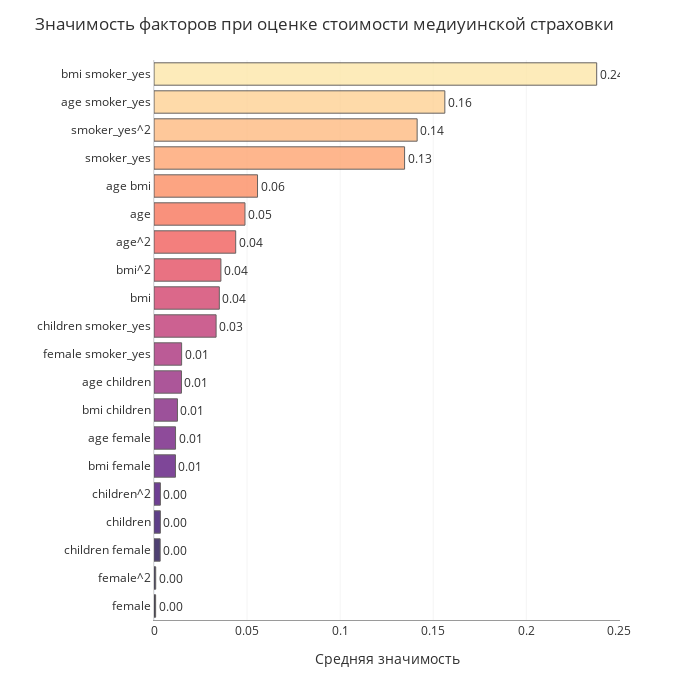

Notebook cell for this chart:
### Code cell
col=sns.color_palette("magma", 20).as_hex()[::-1]
feat_importance.set_index(X_train.columns, inplace=True)
ft=pd.DataFrame({"Средняя значимость":feat_importance.mean(axis=1)})
plot_df=ft.nlargest(20, columns="Средняя значимость").sort_values(by="Средняя значимость",ascending=False)
fig = px.bar(plot_df, x="Средняя значимость", y=plot_df.index, text="Средняя значимость", height=700,
             color=plot_df.index,width=700,opacity=.8,color_discrete_sequence=col)
fig.update_traces(texttemplate='%{text:.2f}', textposition='outside',
                  marker_line=dict(width=1, color='#3F3B3A'), showlegend=False, 
                  hovertemplate='Значимость = <b>%{x:.2}</b>')
fig.update_layout(title_text='Значимость факторов при оценке стоимости медиуинской страховки', 
                  coloraxis_showscale=False, yaxis_title="", font_color="#303030", yaxis_linecolor="#D8D8D8", 
                  xaxis=dict(title="Средняя значимость", showgrid=True, showline=True, 
                             linecolor="#9A9A9A", gridcolor="#F5F5F5"))

### Figure 1 — Plotly figure (JSON) as saved in the notebook; plotly's stock layout.template omitted (floating-point values rounded to 4 significant figures)
{"data": [{"alignmentgroup": "True", "hovertemplate": "Значимость = <b>%{x:.2}</b>", "legendgroup": "bmi smoker_yes", "marker": {"color": "#fde7a9", "line": {"color": "#3F3B3A", "width": 1}, "opacity": 0.8, "pattern": {"shape": ""}}, "name": "bmi smoker_yes", "offsetgroup": "bmi smoker_yes", "orientation": "h", "showlegend": false, "text": [0.2378], "textposition": "outside", "texttemplate": "%{text:.2f}", "type": "bar", "x": [0.2378], "xaxis": "x", "y": ["bmi smoker_yes"], "yaxis": "y"}, {"alignmentgroup": "True", "hovertemplate": "Значимость = <b>%{x:.2}</b>", "legendgroup": "age smoker_yes", "marker": {"color": "#fed194", "line": {"color": "#3F3B3A", "width": 1}, "opacity": 0.8, "pattern": {"shape": ""}}, "name": "age smoker_yes", "offsetgroup": "age smoker_yes", "orientation": "h", "showlegend": false, "text": [0.1562], "textposition": "outside", "texttemplate": "%{text:.2f}", "type": "bar", "x": [0.1562], "xaxis": "x", "y": ["age smoker_yes"], "yaxis": "y"}, {"alignmentgroup": "True", "hovertemplate": "Значимость = <b>%{x:.2}</b>", "legendgroup": "smoker_yes^2", "marker": {"color": "#febb81", "line": {"color": "#3F3B3A", "width": 1}, "opacity": 0.8, "pattern": {"shape": ""}}, "name": "smoker_yes^2", "offsetgroup": "smoker_yes^2", "orientation": "h", "showlegend": false, "text": [0.1414], "textposition": "outside", "texttemplate": "%{text:.2f}", "type": "bar", "x": [0.1414], "xaxis": "x", "y": ["smoker_yes^2"], "yaxis": "y"}, {"alignmentgroup": "True", "hovertemplate": "Значимость = <b>%{x:.2}</b>", "legendgroup": "smoker_yes", "marker": {"color": "#fea571", "line": {"color": "#3F3B3A", "width": 1}, "opacity": 0.8, "pattern": {"shape": ""}}, "name": "smoker_yes", "offsetgroup": "smoker_yes", "orientation": "h", "showlegend": false, "text": [0.1346], "textposition": "outside", "texttemplate": "%{text:.2f}", "type": "bar", "x": [0.1346], "xaxis": "x", "y": ["smoker_yes"], "yaxis": "y"}, {"alignmentgroup": "True", "hovertemplate": "Значимость = <b>%{x:.2}</b>", "legendgroup": "age bmi", "marker": {"color": "#fc8e64", "line": {"color": "#3F3B3A", "width": 1}, "opacity": 0.8, "pattern": {"shape": ""}}, "name": "age bmi", "offsetgroup": "age bmi", "orientation": "h", "showlegend": false, "text": [0.05561], "textposition": "outside", "texttemplate": "%{text:.2f}", "type": "bar", "x": [0.05561], "xaxis": "x", "y": ["age bmi"], "yaxis": "y"}, {"alignmentgroup": "True", "hovertemplate": "Значимость = <b>%{x:.2}</b>", "legendgroup": "age", "marker": {"color": "#f8765c", "line": {"color": "#3F3B3A", "width": 1}, "opacity": 0.8, "pattern": {"shape": ""}}, "name": "age", "offsetgroup": "age", "orientation": "h", "showlegend": false, "text": [0.04887], "textposition": "outside", "texttemplate": "%{text:.2f}", "type": "bar", "x": [0.04887], "xaxis": "x", "y": ["age"], "yaxis": "y"}, {"alignmentgroup": "True", "hovertemplate": "Значимость = <b>%{x:.2}</b>", "legendgroup": "age^2", "marker": {"color": "#f1605d", "line": {"color": "#3F3B3A", "width": 1}, "opacity": 0.8, "pattern": {"shape": ""}}, "name": "age^2", "offsetgroup": "age^2", "orientation": "h", "showlegend": false, "text": [0.04388], "textposition": "outside", "texttemplate": "%{text:.2f}", "type": "bar", "x": [0.04388], "xaxis": "x", "y": ["age^2"], "yaxis": "y"}, {"alignmentgroup": "True", "hovertemplate": "Значимость = <b>%{x:.2}</b>", "legendgroup": "bmi^2", "marker": {"color": "#e44f64", "line": {"color": "#3F3B3A", "width": 1}, "opacity": 0.8, "pattern": {"shape": ""}}, "name": "bmi^2", "offsetgroup": "bmi^2", "orientation": "h", "showlegend": false, "text": [0.03594], "textposition": "outside", "texttemplate": "%{text:.2f}", "type": "bar", "x": [0.03594], "xaxis": "x", "y": ["bmi^2"], "yaxis": "y"}, {"alignmentgroup": "True", "hovertemplate": "Значимость = <b>%{x:.2}</b>", "legendgroup": "bmi", "marker": {"color": "#d3436e", "line": {"color": "#3F3B3A", "width": 1}, "opacity": 0.8, "pattern": {"shape": ""}}, "name": "bmi", "offsetgroup": "bmi", "orientation": "h", "showlegend": false, "text": [0.0351], "textposition": "outside", "texttemplate": "%{text:.2f}", "type": "bar", "x": [0.0351], "xaxis": "x", "y": ["bmi"], "yaxis": "y"}, {"alignmentgroup": "True", "hovertemplate": "Значимость = <b>%{x:.2}</b>", "legendgroup": "children smoker_yes", "marker": {"color": "#c03a76", "line": {"color": "#3F3B3A", "width": 1}, "opacity": 0.8, "pattern": {"shape": ""}}, "name": "children smoker_yes", "offsetgroup": "children smoker_yes", "orientation": "h", "showlegend": false, "text": [0.03336], "textposition": "outside", "texttemplate": "%{text:.2f}", "type": "bar", "x": [0.03336], "xaxis": "x", "y": ["children smoker_yes"], "yaxis": "y"}, {"alignmentgroup": "True", "hovertemplate": "Значимость = <b>%{x:.2}</b>", "legendgroup": "female smoker_yes", "marker": {"color": "#ab337c", "line": {"color": "#3F3B3A", "width": 1}, "opacity": 0.8, "pattern": {"shape": ""}}, "name": "female smoker_yes", "offsetgroup": "female smoker_yes", "orientation": "h", "showlegend": false, "text": [0.01483], "textposition": "outside", "texttemplate": "%{text:.2f}", "type": "bar", "x": [0.01483], "xaxis": "x", "y": ["female smoker_yes"], "yaxis": "y"}, {"alignmentgroup": "True", "hovertemplate": "Значимость = <b>%{x:.2}</b>", "legendgroup": "age children", "marker": {"color": "#982d80", "line": {"color": "#3F3B3A", "width": 1}, "opacity": 0.8, "pattern": {"shape": ""}}, "name": "age children", "offsetgroup": "age children", "orientation": "h", "showlegend": false, "text": [0.01475], "textposition": "outside", "texttemplate": "%{text:.2f}", "type": "bar", "x": [0.01475], "xaxis": "x", "y": ["age children"], "yaxis": "y"}, {"alignmentgroup": "True", "hovertemplate": "Значимость = <b>%{x:.2}</b>", "legendgroup": "bmi children", "marker": {"color": "#842681", "line": {"color": "#3F3B3A", "width": 1}, "opacity": 0.8, "pattern": {"shape": ""}}, "name": "bmi children", "offsetgroup": "bmi children", "orientation": "h", "showlegend": false, "text": [0.01261], "textposition": "outside", "texttemplate": "%{text:.2f}", "type": "bar", "x": [0.01261], "xaxis": "x", "y": ["bmi children"], "yaxis": "y"}, {"alignmentgroup": "True", "hovertemplate": "Значимость = <b>%{x:.2}</b>", "legendgroup": "age female", "marker": {"color": "#721f81", "line": {"color": "#3F3B3A", "width": 1}, "opacity": 0.8, "pattern": {"shape": ""}}, "name": "age female", "offsetgroup": "age female", "orientation": "h", "showlegend": false, "text": [0.01157], "textposition": "outside", "texttemplate": "%{text:.2f}", "type": "bar", "x": [0.01157], "xaxis": "x", "y": ["age female"], "yaxis": "y"}, {"alignmentgroup": "True", "hovertemplate": "Значимость = <b>%{x:.2}</b>", "legendgroup": "bmi female", "marker": {"color": "#5f187f", "line": {"color": "#3F3B3A", "width": 1}, "opacity": 0.8, "pattern": {"shape": ""}}, "name": "bmi female", "offsetgroup": "bmi female", "orientation": "h", "showlegend": false, "text": [0.01153], "textposition": "outside", "texttemplate": "%{text:.2f}", "type": "bar", "x": [0.01153], "xaxis": "x", "y": ["bmi female"], "yaxis": "y"}, {"alignmentgroup": "True", "hovertemplate": "Значимость = <b>%{x:.2}</b>", "legendgroup": "children^2", "marker": {"color": "#4a1079", "line": {"color": "#3F3B3A", "width": 1}, "opacity": 0.8, "pattern": {"shape": ""}}, "name": "children^2", "offsetgroup": "children^2", "orientation": "h", "showlegend": false, "text": [0.003431], "textposition": "outside", "texttemplate": "%{text:.2f}", "type": "bar", "x": [0.003431], "xaxis": "x", "y": ["children^2"], "yaxis": "y"}, {"alignmentgroup": "True", "hovertemplate": "Значимость = <b>%{x:.2}</b>", "legendgroup": "children", "marker": {"color": "#36106b", "line": {"color": "#3F3B3A", "width": 1}, "opacity": 0.8, "pattern": {"shape": ""}}, "name": "children", "offsetgroup": "children", "orientation": "h", "showlegend": false, "text": [0.003418], "textposition": "outside", "texttemplate": "%{text:.2f}", "type": "bar", "x": [0.003418], "xaxis": "x", "y": ["children"], "yaxis": "y"}, {"alignmentgroup": "True", "hovertemplate": "Значимость = <b>%{x:.2}</b>", "legendgroup": "children female", "marker": {"color": "#221150", "line": {"color": "#3F3B3A", "width": 1}, "opacity": 0.8, "pattern": {"shape": ""}}, "name": "children female", "offsetgroup": "children female", "orientation": "h", "showlegend": false, "text": [0.003312], "textposition": "outside", "texttemplate": "%{text:.2f}", "type": "bar", "x": [0.003312], "xaxis": "x", "y": ["children female"], "yaxis": "y"}, {"alignmentgroup": "True", "hovertemplate": "Значимость = <b>%{x:.2}</b>", "legendgroup": "female^2", "marker": {"color": "#130d34", "line": {"color": "#3F3B3A", "width": 1}, "opacity": 0.8, "pattern": {"shape": ""}}, "name": "female^2", "offsetgroup": "female^2", "orientation": "h", "showlegend": false, "text": [0.0009209], "textposition": "outside", "texttemplate": "%{text:.2f}", "type": "bar", "x": [0.0009209], "xaxis": "x", "y": ["female^2"], "yaxis": "y"}, {"alignmentgroup": "True", "hovertemplate": "Значимость = <b>%{x:.2}</b>", "legendgroup": "female", "marker": {"color": "#06051a", "line": {"color": "#3F3B3A", "width": 1}, "opacity": 0.8, "pattern": {"shape": ""}}, "name": "female", "offsetgroup": "female", "orientation": "h", "showlegend": false, "text": [0.000877], "textposition": "outside", "texttemplate": "%{text:.2f}", "type": "bar", "x": [0.000877], "xaxis": "x", "y": ["female"], "yaxis": "y"}], "layout": {"barmode": "relative", "coloraxis": {"showscale": false}, "font": {"color": "#303030"}, "height": 700, "legend": {"title": {"text": "index"}, "tracegroupgap": 0}, "margin": {"t": 60}, "title": {"text": "Значимость факторов при оценке стоимости медиуинской страховки"}, "width": 700, "xaxis": {"anchor": "y", "domain": [0, 1], "gridcolor": "#F5F5F5", "linecolor": "#9A9A9A", "showgrid": true, "showline": true, "title": {"text": "Средняя значимость"}}, "yaxis": {"anchor": "x", "categoryarray": ["female", "female^2", "children female", "children", "children^2", "bmi female", "age female", "bmi children", "age children", "female smoker_yes", "children smoker_yes", "bmi", "bmi^2", "age^2", "age", "age bmi", "smoker_yes", "smoker_yes^2", "age smoker_yes", "bmi smoker_yes"], "categoryorder": "array", "domain": [0, 1], "linecolor": "#D8D8D8", "title": {"text": ""}}}}
